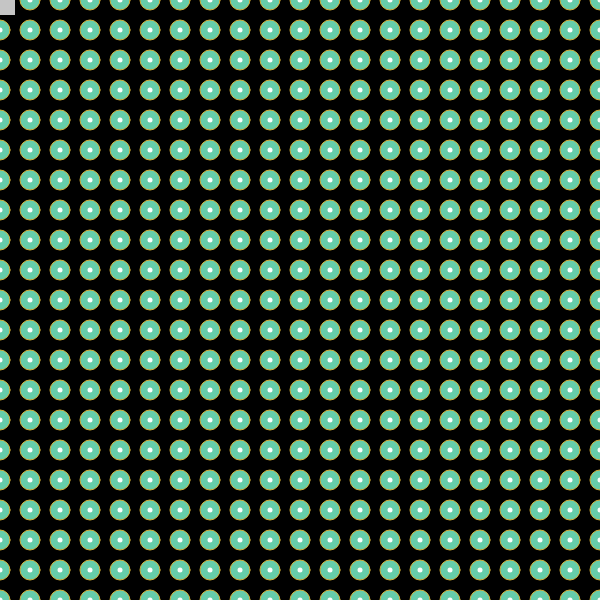
Frame 1 (no input)
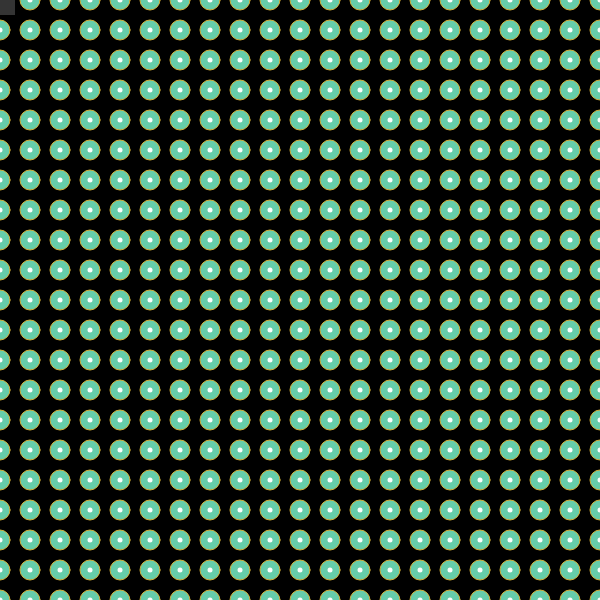
Frame 60 (no input)
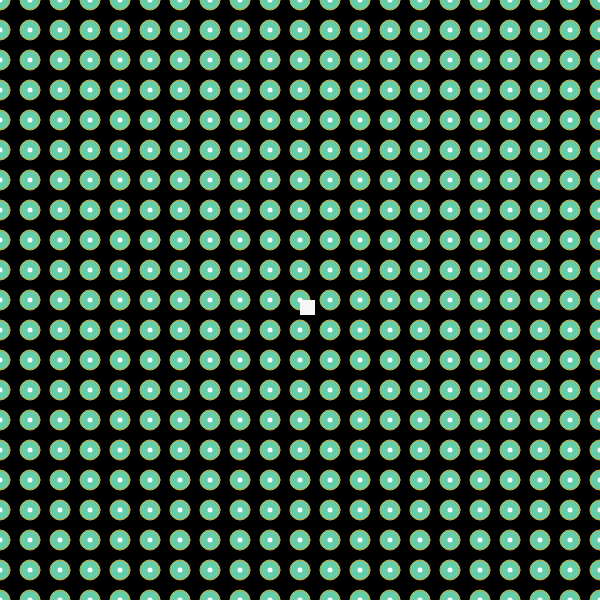
Frame 120 (the mouse pressed at the canvas centre since frame 60)

The p5.js sketch that drew these frames (run headless with seeded random() and noise() and a simulated clock; from frame 60 on, the mouse is pressed at the canvas centre):

// p5.js sketch
// ── sketch.js
let orbsX = [ 0, 30, 60, 90, 120, 150, 180, 210, 240, 270, 300, 330, 360, 390, 420, 450, 480, 510, 540, 570, 600];
let orbsY = [ 0, 30, 60, 90, 120, 150, 180, 210, 240, 270, 300, 330, 360, 390, 420, 450, 480, 510, 540, 570, 600];



function setup(){
  createCanvas(600, 600);
}

function draw(){
  background(0);
  //custom orb function
for (let idx = 0; idx < orbsX.length; idx++){
  for (let idy = 0; idy < orbsY.length; idy++){
    orbsObj(orbsX[idx], orbsY[idy] , 1.0, 1.0);
  }
}
//custom square function
mSquare(0, 0, 1.0, 1.0);
mSquare(-10, -10, 1.0, 1.0);
mSquare(10, 10, 1.0, 1.0);
}//end draw

//create the custom orb function
function orbsObj( pos_x, pos_y, scale_x, scale_y) {
  push(); //sandbox
translate( pos_x, pos_y);
scale(scale_x, scale_y);

  //draw it
  stroke(212, 175, 55);
  strokeWeight(1);
  fill(102, 205, 170);
  ellipse( 0, 0, 20, 20)
  noStroke();
  fill(255, 255, 255);
  ellipse(0, 0, 5, 5);
  pop();
}

//custom square function
function mSquare(pos_x, pos_y, scale_x, scale_y){
  push();
  noCursor();
  //sandbox
translate(0, 0);
 scale( scale_x, scale_y);

//draw it
  noStroke();
  fill(random(40, 250));
  rect(mouseX, mouseY, 15, 15);
  pop();
}
